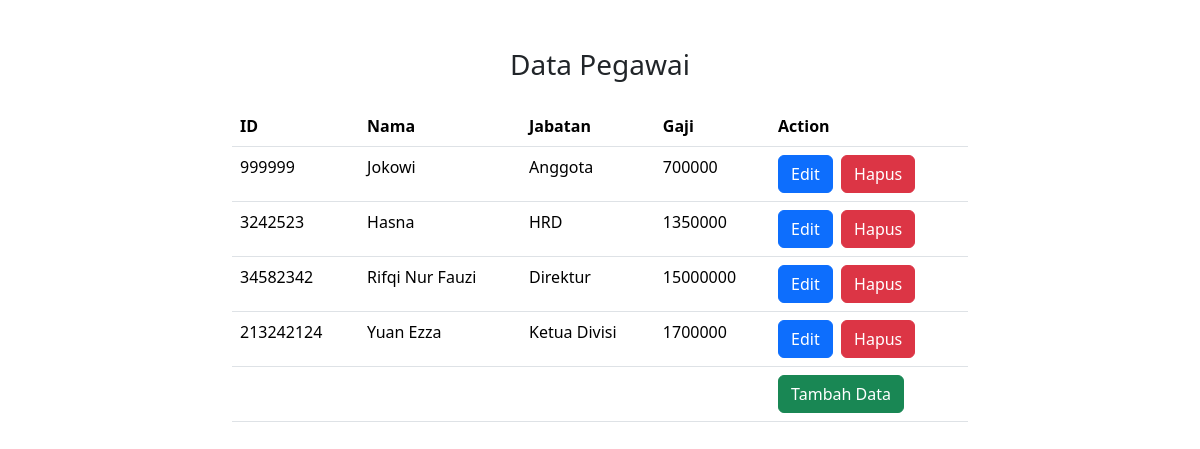
The page /view.php on the database its author committed.
### tables this page shows
CREATE TABLE `pegawai` (
  `id_pegawai` int(11) NOT NULL,
  `nama` varchar(100) NOT NULL,
  `jabatan` varchar(100) NOT NULL,
  `gaji` decimal(11,0) NOT NULL
);

### Pegawai.php (called while the page is built, shortened)
<?php
class Pegawai
{
    private $conn;
    public function __construct($conn)
    {
        $this->conn = $conn;
    }
    public function view()
    {
        $stmt = $this->conn->prepare("SELECT * FROM pegawai");
        $stmt->execute();
        $result = $stmt->fetchAll(PDO::FETCH_ASSOC);
        return $result;
    }
}

### view.php (the view, shortened to what this page needs)
<!DOCTYPE html>
<html lang="en">
<head>
    <link href="https://cdn.jsdelivr.net/npm/bootstrap@5.3.3/dist/css/bootstrap.min.css" rel="stylesheet">
</head>
<body>
    <div class="container mt-5">
        <h3 class="text-center mb-4">Data Pegawai</h3>
        <div class="row justify-content-center">
            <div class="col-md-8">
                <table class="table">
                    <thead>
                        <tr>
                            <th>ID</th>
                            <th>Nama</th>
                            <th>Jabatan</th>
                            <th>Gaji</th>
                            <th>Action</th>
                        </tr>
                    </thead>
                    <tbody>
                        <?php
                        require 'koneksi.php';
                        require 'Pegawai.php';
                        try {
                            $conn = new PDO("mysql:host=$host;dbname=$dbname", $username, $password);
                            $conn->setAttribute(PDO::ATTR_ERRMODE, PDO::ERRMODE_EXCEPTION);
                            $pegawai = new Pegawai($conn);
                            $data = $pegawai->view();
                            foreach ($data as $pegawai) {
                                echo "<tr>";
                                echo "<td>" . $pegawai['id_pegawai'] . "</td>";
                                echo "<td>" . $pegawai['nama'] . "</td>";
                                echo "<td>" . $pegawai['jabatan'] . "</td>";
                                echo "<td>" . $pegawai['gaji'] . "</td>";
                                echo "<td><a href='edit.php?id=" . $pegawai['id_pegawai'] . "' class='btn btn-primary'>Edit</a>&nbsp;&nbsp;<a href='#' data-id='" . $pegawai['id_pegawai'] . "' class='btn btn-danger' data-bs-toggle='modal' data-bs-target='#exampleModal'>Hapus</a></td>";
                                echo "</tr>";
                            }
                        } catch (PDOException $e) {
                            echo '<tr><td colspan="4">Gagal: ' . $e->getMessage() . '</td></tr>';
                        }
                        ?>
                        <tr><td colspan='4'></td><td>    <a href="index.php" class="btn btn-success">Tambah Data</a>
</td></tr>
                    </tbody>
                </table>
            </div>
        </div>
    </div>
</body>
</html>

### rows shown on the page
pegawai: id_pegawai "999999", nama "Jokowi", jabatan "Anggota", gaji "700000"
pegawai: id_pegawai "3242523", nama "Hasna", jabatan "HRD", gaji "1350000"
pegawai: id_pegawai "34582342", nama "Rifqi Nur Fauzi", jabatan "Direktur", gaji "15000000"
pegawai: id_pegawai "213242124", nama "Yuan Ezza", jabatan "Ketua Divisi", gaji "1700000"
